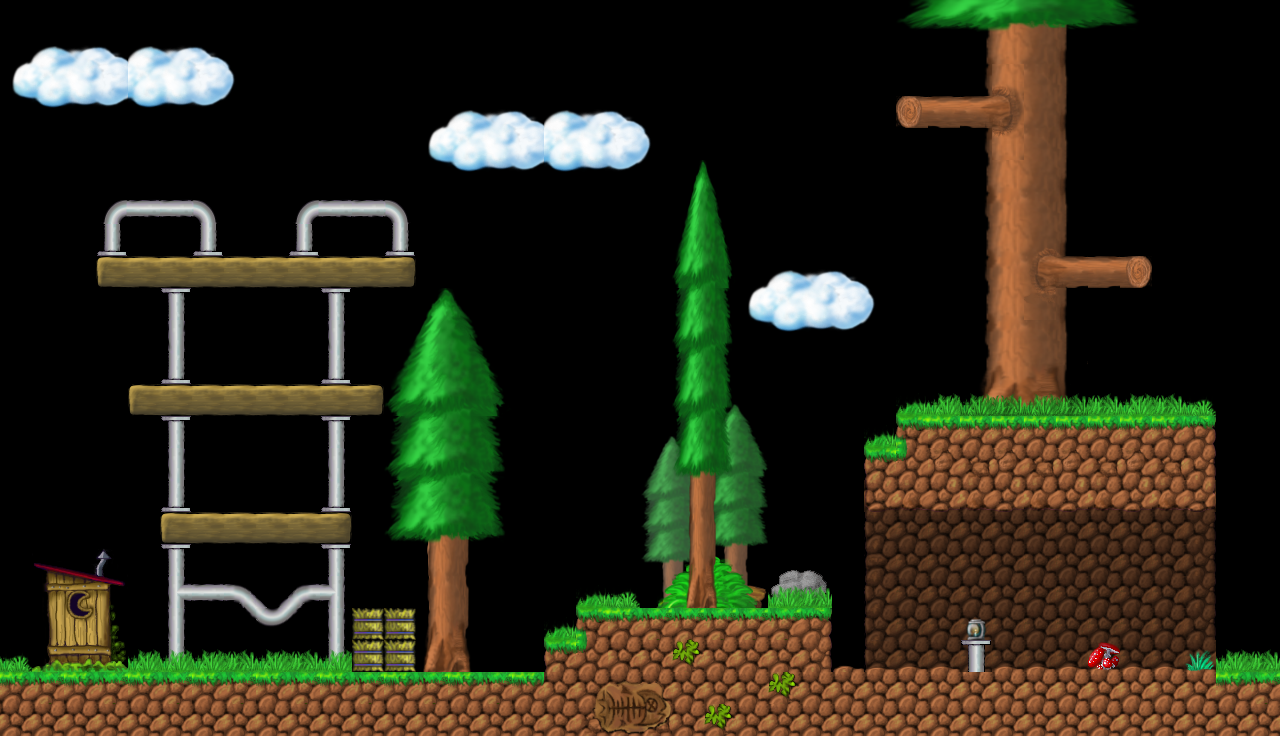

A level layout from a 2D game, rendered from its tile map. Below: a short description, then the map file with its tile-grid data intact:
An orthogonal 40x23 tile map with 32x32 px tiles, 1 tile layer (Tile Layer 1).

<map version="1.2" tiledversion="1.2.0" orientation="orthogonal" renderorder="right-down" width="40" height="23" tilewidth="32" tileheight="32" infinite="0" nextlayerid="2" nextobjectid="1">
 <tileset firstgid="1" source="tilemap.tsx" />
 <layer id="1" name="Tile Layer 1" width="40" height="23">
  <data encoding="csv">
0,0,0,0,0,0,0,0,0,0,0,0,0,0,0,0,0,0,0,0,0,0,0,0,0,0,0,0,473,474,475,476,477,478,479,480,0,0,0,0,
1269,1270,1271,1272,1270,1271,1272,1273,0,0,0,0,0,0,0,0,0,0,0,0,0,0,0,0,0,0,0,0,0,0,539,540,541,542,0,0,0,0,0,0,
1333,3342,3343,3344,3342,3343,3344,1337,0,0,0,0,0,0,0,0,0,0,0,0,0,0,0,0,0,0,0,0,0,0,603,538,605,606,0,0,0,0,0,0,
1397,1398,1399,1400,1398,1399,1400,1401,0,0,0,0,0,1269,1270,1271,1272,1270,1271,1272,1273,0,0,0,0,0,0,0,3558,3559,3560,602,541,542,0,0,0,0,0,0,
0,0,0,0,0,0,0,0,0,0,0,0,0,1333,3342,3343,3344,3342,3343,3344,1337,0,0,0,0,0,0,0,0,0,603,666,605,606,0,0,0,0,0,0,
0,0,0,0,0,0,0,0,0,0,0,0,0,1397,1398,1399,1400,1398,1399,1400,1401,33,34,0,0,0,0,0,0,0,539,540,541,542,0,0,0,0,0,0,
0,0,0,107,45,45,108,0,0,107,45,45,108,0,0,0,0,0,0,0,0,97,98,0,0,0,0,0,0,0,603,604,605,606,0,0,0,0,0,0,
0,0,0,237,0,0,237,0,0,237,0,0,237,0,0,0,0,0,0,0,0,161,162,0,0,0,0,0,0,0,539,540,543,544,0,0,0,0,0,0,
0,0,0,4053,4054,4054,4054,4054,4054,4054,4054,4054,4055,0,0,0,0,0,0,0,0,225,226,1269,1270,1271,1272,1273,0,0,603,604,607,3494,3495,3496,0,0,0,0,
0,0,0,0,0,365,0,0,0,0,365,0,0,36,37,38,0,0,0,0,0,289,290,1333,3342,3343,3344,1337,0,0,539,540,671,542,0,0,0,0,0,0,
0,0,0,0,0,301,0,0,0,0,301,0,99,100,101,102,0,0,0,0,0,353,354,1397,1398,1399,1400,1401,0,0,603,604,605,606,0,0,0,0,0,0,
0,0,0,0,0,237,0,0,0,0,237,0,163,164,165,166,0,0,0,0,0,417,418,0,0,0,0,0,0,0,667,668,669,670,0,0,0,0,0,0,
0,0,0,0,4053,4054,4054,4054,4054,4054,4054,4055,227,228,229,230,0,0,0,0,21,22,23,24,0,0,0,0,802,803,859,860,861,862,804,803,804,805,0,0,
0,0,0,0,0,365,0,0,0,0,365,0,291,292,293,294,0,0,0,0,85,86,87,88,0,0,0,802,4003,3878,3878,3878,3878,3878,3878,3878,3878,3880,0,0,
0,0,0,0,0,301,0,0,0,0,301,0,355,356,357,358,0,0,0,0,149,150,151,152,0,0,0,3877,3940,4007,4006,4007,4006,4007,4006,4007,4006,3944,0,0,
0,0,0,0,0,237,0,0,0,0,237,0,419,420,421,422,0,0,0,0,213,214,215,216,0,0,0,3813,3814,3815,3814,3815,3814,3815,3814,3815,3814,3816,0,0,
0,0,0,0,0,4053,4054,4054,4054,4054,4055,0,483,484,485,486,0,0,0,0,277,278,279,280,0,0,0,1201,1202,1203,1202,1202,1202,1202,1202,1202,1202,1204,0,0,
0,1070,1071,1072,0,365,0,0,0,0,365,0,547,548,549,0,0,0,0,0,341,342,343,344,690,691,0,1265,1202,1203,1202,1202,1203,1203,1203,1203,1202,1204,0,0,
0,1134,1135,1136,0,174,45,106,616,105,111,0,0,612,613,0,0,0,802,805,405,406,407,408,754,755,0,1201,1203,1202,1202,1202,1202,1203,1203,1203,1202,1204,0,0,
0,1198,1199,1200,0,301,0,487,232,488,301,739,739,676,677,0,0,802,4003,3878,3879,3879,3879,3879,3879,3880,0,1201,1203,1202,1454,1202,1203,1203,1203,1203,1202,1204,0,0,
805,1262,1263,1264,803,617,803,804,803,804,617,739,739,740,741,0,0,3877,3940,3942,3942,3943,3942,3942,3942,3944,1062,1518,1520,1520,1394,1520,1520,1520,1326,1520,1520,1390,803,804,
3878,3879,3878,3879,3878,3879,3878,3879,3878,3879,3878,3879,3878,3879,3878,3879,3878,3942,3618,3619,3620,3942,3942,3942,3943,3942,3942,3942,3942,3942,3942,3942,3942,3942,3942,3942,3942,3942,3878,3879,
3942,3942,3942,3942,3942,3942,3942,3942,3942,3942,3942,3942,3942,3942,3942,3942,3942,3942,3682,3683,3684,3942,3943,3942,3942,3942,3942,3942,3942,3942,3942,3942,3942,3942,3942,3942,3942,3942,3942,3942
</data>
 </layer>
</map>
